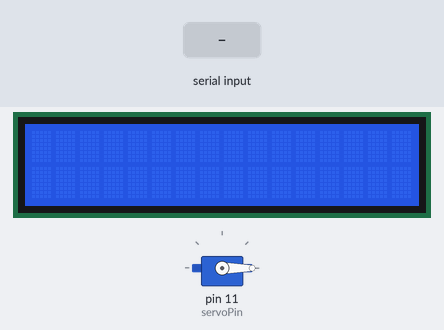
A sketch run on a simulated Arduino Uno, built with avr-gcc and run on an emulated ATmega328P. Parts: servo, 16×2 character LCD. Inputs (shaded band) come from the test bench. What the sketch prints to the serial monitor is not drawn.

Above: at 1.3 s.
1.4 s: "2" received over the second serial link
At 3.5 s:
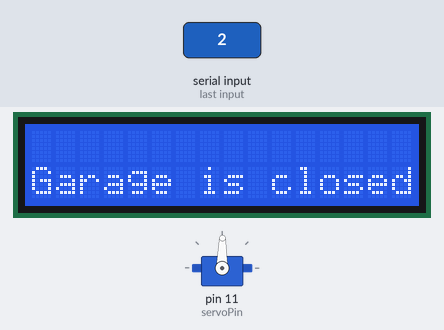
3.8 s: "1" received over the second serial link
At 5.2 s:
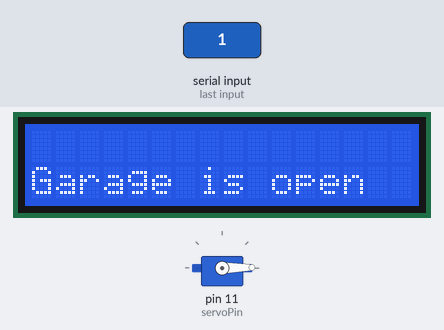
6.2 s: "1" received over the second serial link
At 6.6 s:
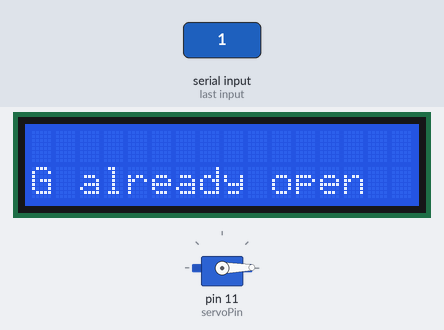
Timing chart, 0 to 9.2 s (numbered marks = the images above; inputs shaded):
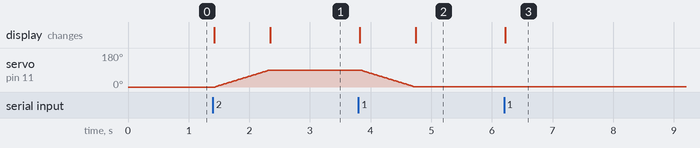

Measured:
- after the input at 1.4 s, servo on pin 11 (servoPin): moves from 0° to 89° over 0.90 s, starting at once; the display: first changes at once (image 1 shows a later state)
- after the input at 3.8 s, the display: first changes at once (image 2 shows a later state)
- after the input at 6.2 s, the display: changes at once (image 3)

The sketch:

bluetooth.ino
```cpp
#include <SoftwareSerial.h>
#include <Servo.h>

#include <Wire.h>
#include <LCD.h>
#include <LiquidCrystal_I2C.h>

LiquidCrystal_I2C  lcd(0x27, 2, 1, 0, 4, 5, 6, 7);


SoftwareSerial BTserial(8, 9); // RX | TX
Servo servo;

const long baudRate = 9600;
const char OPEN = '1';
const char CLOSE = '2';
const char OERR = '3';
const char CERR = '4';
const int OPEN_ANGLE = 0;
const int CLOSE_ANGLE = 90;
const int SERVO_DELAY = 10;
int curr_servo_angle;
char c = ' ';
boolean NL = true;
int servoPin = 11;

void setup()
{
  Serial.begin(9600);
  Serial.print("Sketch:   ");   Serial.println(__FILE__);
  Serial.print("Uploaded: ");   Serial.println(__DATE__);
  Serial.println(" ");

  BTserial.begin(baudRate);
  Serial.print("BTserial started at "); Serial.println(baudRate);
  Serial.println(" ");

  servo.attach(servoPin);
  servo.write(0);
  curr_servo_angle = OPEN_ANGLE;
  Serial.print("Servo attached at pin"); Serial.print(servoPin);
  Serial.println(" ");


  lcd.setBacklightPin(3, POSITIVE);
  lcd.setBacklight(HIGH); // NOTE: You can turn the backlight off by setting it to LOW instead of HIGH
  lcd.begin(16, 2);
  lcd.clear();
  Serial.print("LCD started");
  Serial.println(" ");

}

void loop()
{

  // Read from the Bluetooth module and send to the Arduino Serial Monitor
  if (BTserial.available())
  {
    c = BTserial.read();
    if (c == OPEN) {
      open();
    }
    else if (c == CLOSE) {
      close();
    }

  }

}


void open() {
  if(is_open()){
    error("G already open", OERR);
    return;
  }
  Serial.println("Opening Garage..\n");
  write_lcd("Opening Garage..");
  write_servo(OPEN_ANGLE, 1);
  write_lcd("Garage is open");
  Serial.println("Garage is open\n");
  BTserial.write(OPEN);
}


void close() {
  if(!is_open()){
    error("G already closed", CERR);
    return;
  }
  Serial.println("Closing Garage..\n");
  write_lcd("Closing Garage..");
  write_servo(CLOSE_ANGLE, 1);
  write_lcd("Garage is closed");
  Serial.println("Garage is close\n");
  BTserial.write(CLOSE);
}

void write_servo(int destination_angle, int sstep) {
  int stp = destination_angle > curr_servo_angle ? 1 : -1;
  stp *= sstep;
  for (int i = curr_servo_angle; i != destination_angle; i = i + stp) {
    servo.write(i);
    delay(SERVO_DELAY);
  }
  curr_servo_angle = destination_angle;
}

void write_lcd(String msg) {
  lcd.clear();
  lcd.setCursor(0, 1);
  lcd.print(msg);
}

bool is_open(){
  return curr_servo_angle == OPEN_ANGLE;
}
void error(String message, const char ERR) {
  Serial.print("ERROR:"); Serial.print(message);
  Serial.println(" ");
  BTserial.write(ERR);
  write_lcd(message);
}
```
